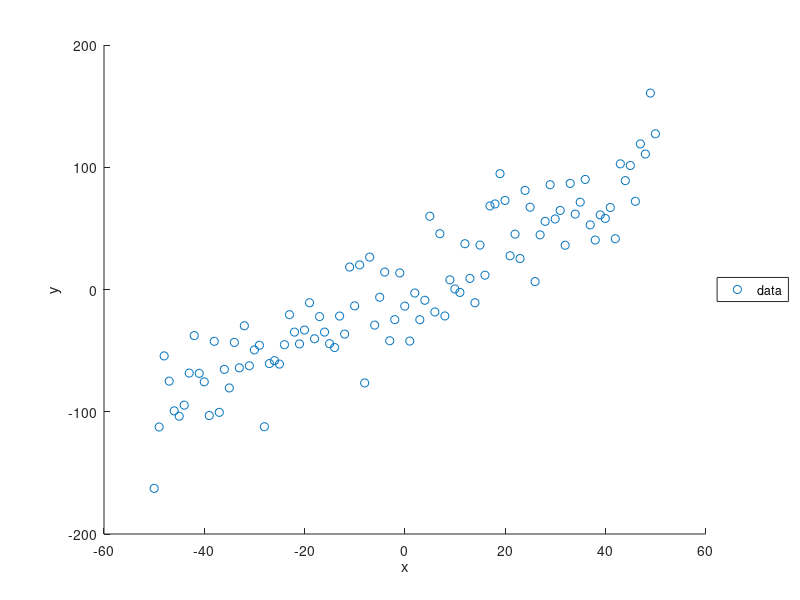

Write MATLAB code to recreate this figure. (Note: this script raises an error after producing the figure.)
clear
clc
close all
cmap=colormap(lines(10));

%% Initialize random spread of data around line of y=4x+2
x=linspace(-50,50,101)';
spread = 25;
rng('default'); %this and next lines keep "random" data to be repeatable
rng(1); %comment out this line to repeat with new data each time
y=(2*x+4) + spread*randn(size(x)); %create new random data
figure(1);set(1,'Units','inches','Position',[ 1,1 ,10,6],'Color','w');hold on;
plot(x,y,'o','Color',cmap(1,:))
xlabel('x');ylabel('y');
legend('data','Location','EastOutside');

%% Calculate A and B using summation form
Delta = length(x)*sum(x.^2) - (sum(x)).^2;
Asum = (sum(x.^2)*sum(y) - sum(x)*sum(x.*y))/Delta;
Bsum = (length(x)*sum(x.*y) - sum(x)*sum(y))/Delta;

%% Calcualte A and B using matrix method
H = [ones(size(x)) x]; %create H for linear fit
xHat = inv(H'*H)*H'*y; %solve for xHat (weights are not necessary)
A=xHat(1); %intercept
B=xHat(2); %slope

%% Compare A and B from various methods!
checkA = round(A,6)==round(Asum,6);
checkB = round(B,6)==round(Bsum,6);
if(checkA&&checkB==1)
    disp('The methods are equivalent for A and B!')
else
    disp('The methods are not equivalent for A and B!')
end

%% Plot the line of best fit on top of the data
yfit=B*x+A; %line of best fit
plot(x,yfit,'Color',cmap(2,:),'LineWidth',2)
legend('data','best fit line','Location','EastOutside');

%% Calculate sigma_y (uncertainty in y data) and plot 95% confidence interval
sigma_y = sqrt(1/(length(x)-2) * sum((yfit-y).^2)); %uncertainty in y data
plot(x,yfit+2*sigma_y,'--','Color',cmap(5,:),'LineWidth',2) %plotting 95% confidence interval of y data
plot(x,yfit-2*sigma_y,'--','Color',cmap(5,:),'LineWidth',2, 'HandleVisibility','off') %plotting 95% confidence interval of y data
legend('data','best fit line','95% confidence \sigma_y','Location','EastOutside');

%% Calculate sigma_A, sigma_B and sigma_q (uncertainty in A and B terms and of the line of bets fit) algebraically and plot 95% confidence interval of sigma_q
sigma_A = sigma_y*sqrt(sum(x.^2)/Delta); %calculate uncertainty in A term
sigma_B = sigma_y*sqrt(length(x)/Delta); %calculate uncertainty in B term
sigma_q = sqrt(sigma_A^2 + (x*sigma_B).^2 ); %calculate uncertainty in the line of best fit
plot(x,yfit+2*sigma_q,'Color',cmap(4,:),'LineWidth',2) %plotting 95% confidence interval of linear fit data
plot(x,yfit-2*sigma_q,'Color',cmap(4,:),'LineWidth',2, 'HandleVisibility','off') %plotting 95% confidence interval of linear fit data
legend('data','best fit line','95% confidence \sigma_y','95% confidence \sigma_q - alg.','Location','EastOutside');

%% Calculate sigma_A, sigma_B and sigma_q (uncertainty in A and B terms and of the line of bets fit) using matrices and plot 95% confidence interval of sigma_q
W=1/(sigma_y^2)*eye(length(x)); %create weighting matrix
P=inv(H'*W*H); %calculate covariance matrix
sigma_A1 = sqrt(P(1,1)); %extract out sigma_A
sigma_B1 = sqrt(P(2,2)); %extract out sigma_B
sigma_q2 = diag(sqrt(H*P*H')); %calculate sigma_q based on sigma_q^2 = HPH^T
plot(x,yfit+2*sigma_q2,'--','Color',cmap(3,:),'LineWidth',2) %plotting 95% confidence interval of linear fit data
plot(x,yfit-2*sigma_q2,'--','Color',cmap(3,:),'LineWidth',2, 'HandleVisibility','off') %plotting 95% confidence interval of linear fit data
legend('data','best fit line','95% confidence \sigma_y','95% confidence \sigma_q - alg.','95% confidence \sigma_q - mat.','Location','EastOutside');

%% compare sigma_q vectors
checkq = round(sigma_q,6)==round(sigma_q2,6);

if(checkq(:)==1)
    disp('The methods are equivalent for sigma_q!')
else
    disp('The methods are not equivalent for sigma_q!')
end

%% plot the "exact" line
plot(x,2*x+4,'-k','LineWidth',2)
legend('data','best fit line','95% confidence \sigma_y','95% confidence \sigma_q - alg.','95% confidence \sigma_q - mat.','y=2x+4','Location','EastOutside');

%% use polyfit and polyval
[p,S]=polyfit(x,y,1); 
% [P,S] = polyfit(X,Y,N) returns the polynomial coefficients P and a
%     structure S for use with POLYVAL to obtain error estimates for
%     predictions.  S contains fields for the triangular factor (R) from a
%     QR decomposition of the Vandermonde matrix of X, the degrees of
%     freedom (df), and the norm of the residuals (normr).  If the data Y
%     are random, an estimate of the covariance matrix of P is
%     (Rinv*Rinv')*normr^2/df, where Rinv is the inverse of R.

% Y = polyval(P,X) returns the value of a polynomial P evaluated at X. P
%     is a vector of length N+1 whose elements are the coefficients of the
%     polynomial in descending powers:
%  
%         Y = P(1)*X^N + P(2)*X^(N-1) + ... + P(N)*X + P(N+1)
%  
%     The polynomial P is evaluated at all points in X.

plot(x,polyval(p,x),'--','Color',cmap(6,:),'LineWidth',2)
legend('data','best fit line','95% confidence \sigma_y','95% confidence \sigma_q - alg.','95% confidence \sigma_q - mat.','y=2x+4','polyval','Location','EastOutside');

polyfitCovar = (inv(S.R)*inv(S.R)')*S.normr^2/S.df;
disp('polyfit covariance: ')
fprintf('%d %d \n',[polyfitCovar]);
disp('matrix method covariance: ')
fprintf('%d %d \n',[P]);